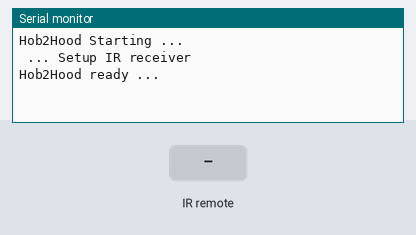
Simulated run of this sketch. Board: ESP8266 (NodeMCU). On the bench: the last lines printed to the serial monitor. The inputs (shaded band) are chosen by the test bench.

Above: at 1.2 s.
1.3 s: infrared code 0xE3C01BE2 received
At 1.7 s:
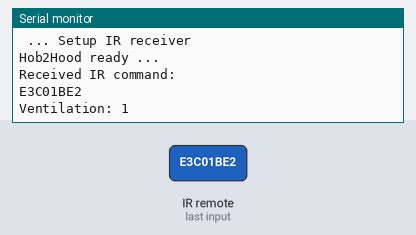
2.8 s: infrared code 0xD051C301 received
At 4.0 s:
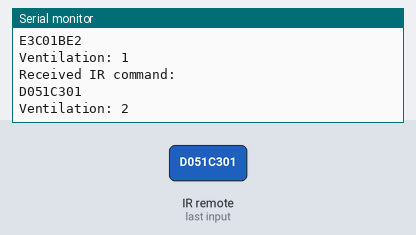
4.3 s: infrared code 0xC22FFFD7 received
At 5.2 s:
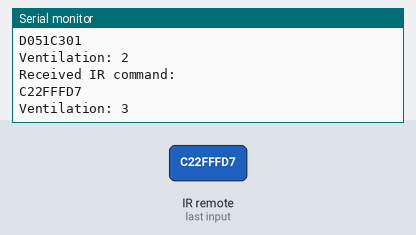
5.8 s: infrared code 0xB9121B29 received
At 6.4 s:
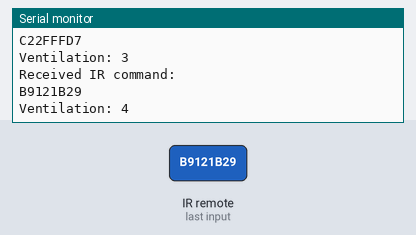
7.3 s: infrared code 0x55303A3 received
At 8.5 s:
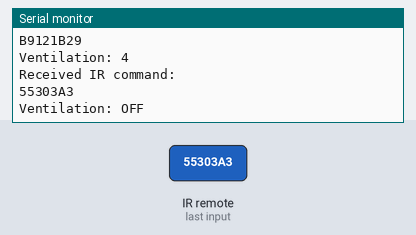
8.8 s: infrared code 0xE208293C received
At 9.9 s:
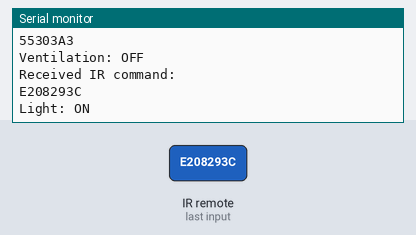
Timing chart, 0 to 11.3 s (numbered marks = the images above; inputs shaded):
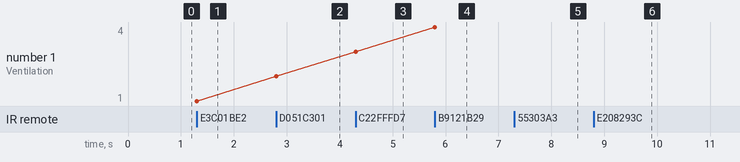

The sketch:

ir_test.ino
```cpp
#include <IRremote.h>

/*
Siehe: http://knx-user-forum.de/forum/%C3%B6ffentlicher-bereich/knx-eib-forum/diy-do-it-yourself/37790-hob2hood-ir-protokoll-arduino/page2
Lüftung Stufe1 0xE3C01BE2
Lüftung Stufe2 0xD051C301
Lüftung Stufe3 0xC22FFFD7
Lüftung Stufe4 0xB9121B29
Lüftung Aus 0x55303A3
Licht An 0xE208293C
Licht Aus 0x24ACF947
*/

// IR commands from AEG hob2hood device
const long IRCMD_VENT_1 = 0xE3C01BE2;
const long IRCMD_VENT_2 = 0xD051C301;
const long IRCMD_VENT_3 = 0xC22FFFD7;
const long IRCMD_VENT_4 = 0xB9121B29;
const long IRCMD_VENT_OFF = 0x55303A3;
const long IRCMD_LIGHT_ON = 0xE208293C;
const long IRCMD_LIGHT_OFF = 0x24ACF947;

// Pins for input switches/controls for manual control of the hood
const int PIN_IN_VENT_1 = D2;
const int PIN_IN_VENT_2 = A0;
const int PIN_IN_VENT_3 = A0;
const int PIN_IN_VENT_4 = A0;
const int PIN_IN_LIGHT = A0;

// Pins for the output which controls relais which finally control the hood
const int PIN_OUT_VENT_1 = 2;
const int PIN_OUT_VENT_2 = 3;
const int PIN_OUT_VENT_3 = 4; // war: 4
const int PIN_OUT_VENT_4 = 5;
const int PIN_OUT_LIGHT = 6; // war: 6
const int PIN_OUT_EXT1 = 7;
const int PIN_OUT_EXT2 = 8;
const int PIN_OUT_EXT3 = 9;

// IR Receiver PIN
const int PIN_IR_RECEIVER = D1;

const int MODE_HOB2HOOD = 0;
const int MODE_MANUAL = 1;

// ventilation, light and mode status
int ventilation = 0;
int last_ventilation = 0;
int light = 0;
int last_light = 0;
int mode = 0; // 0 = hob2hood control, 1 = manual control

IRrecv irrecv(PIN_IR_RECEIVER); // create instance of 'irrecv'
decode_results results;

#define OFF HIGH
#define ON LOW

void setup() {


  Serial.begin(115200); // for serial monitor output
  Serial.println("Hob2Hood Starting ...");

  Serial.println(" ... Setup IR receiver");
  irrecv.enableIRIn(); // Start the IR receiver
  Serial.println("Hob2Hood ready ...");
}

void loop() {


    // now we are in HOB2HOOD-mode, because no manual control is in use

    // check for previous mode
    if (mode == MODE_MANUAL) {
      Serial.println("Switching to Hob2Hood mode");
      // set to initial state
      ventilation = 0;
      light = 0;
      controlHood();

      // and switch to hob2hood mode
      mode = MODE_HOB2HOOD;
      irrecv.resume();
    }
    receiveIRCommand();


}

// Receive and decode IR commands and control hood upon received command
void receiveIRCommand() {

  // have we received an IR signal?
  if (irrecv.decode(&results)) {

    Serial.println("Received IR command: ");
    Serial.println(results.value, HEX); // display it on serial monitor in hexadecimal

    switch (results.value) {

      case IRCMD_LIGHT_ON:
        light = 1;
        break;

      case IRCMD_LIGHT_OFF:
        light = 0;
        break;

      case IRCMD_VENT_1:
        ventilation = 1;
        break;

      case IRCMD_VENT_2:
        ventilation = 2;
        break;

      case IRCMD_VENT_3:
        ventilation = 3;
        break;

      case IRCMD_VENT_4:
        ventilation = 4;
        break;

      case IRCMD_VENT_OFF:
        ventilation = 0;
        break;

      default:
        break;
    }

    controlHood();
    irrecv.resume(); // receive the next value
  }
}

// control hood based on 'light' and 'ventilation' variables
void controlHood() {

  bool logLight = light!=last_light;
  bool logVent = ventilation!=last_ventilation;


  // control light
  switch (light) {
    // Light OFF
    case 0:
      if (logLight) Serial.println("Light: OFF");

      break;
    // Light ON
    case 1:
      if (logLight) Serial.println("Light: ON");

      break;
    default:
      break;
  }

  // control ventilation
  switch (ventilation) {

    // Ventilation OFF
    case 0:
      if (logVent) Serial.println("Ventilation: OFF");

      break;

    // Ventilation Speed 1
    case 1:
      if (logVent) Serial.println("Ventilation: 1");

      break;

    // Ventilation Speed 2
    case 2:
      if (logVent) Serial.println("Ventilation: 2");

      break;

    // Ventilation Speed 3
    case 3:
      if (logVent) Serial.println("Ventilation: 3");

      break;

    // Ventilation Speed 4
    case 4:
      if (logVent) Serial.println("Ventilation: 4");

      break;

    default:
      break;

  }

  last_light = light;
  last_ventilation = ventilation;

}
```

Measured:
- after the input at 1.3 s, the serial monitor: prints a new line at once (image 1)
- after the input at 2.8 s, the serial monitor: prints a new line at once (image 2)
- after the input at 4.3 s, the serial monitor: prints a new line at once (image 3)
- after the input at 5.8 s, the serial monitor: prints a new line at once (image 4)
- after the input at 7.3 s, the serial monitor: prints a new line at once (image 5)
- after the input at 8.8 s, the serial monitor: prints a new line at once (image 6)
- plotted number 1: 3 → 4 after the input at 5.8 s
